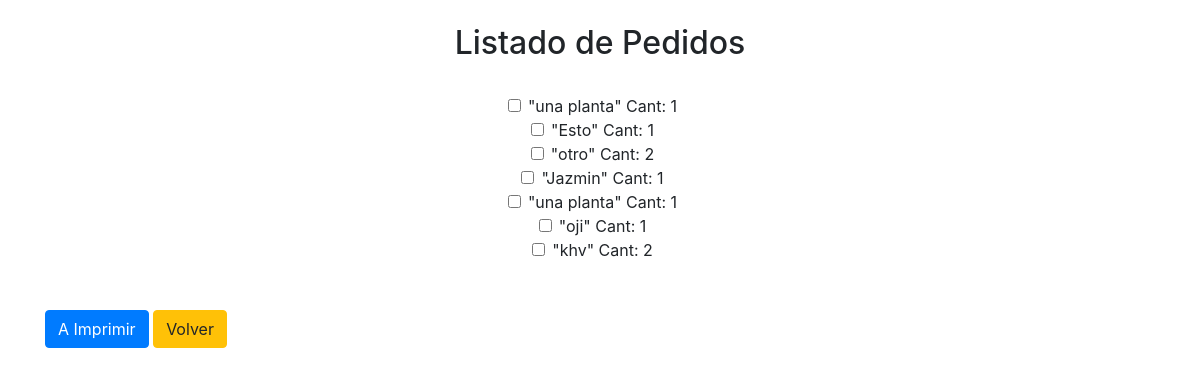
The app's page /listarPedidosCargar/ with its own data.
### plantasapp/models.py (models this page shows, shortened)
class Pedido(models.Model):
    comprador = models.ForeignKey('Comprador', on_delete=models.SET_NULL, null=True)
    pedido = models.CharField(max_length=25)
    cant = models.IntegerField(null=True)
    pu = models.FloatField(null=True)
    a_entregar = models.BooleanField(default=False)
    class Meta:
        verbose_name_plural = 'Pedidos'

### plantasapp/views.py (the view, shortened to what this page needs)
# urls.py: path('listarPedidosCargar/', views.listar_pedidos_cargar, name='listaCargar'),
def listar_pedidos_cargar(request):
    pedidos = Pedido.objects.filter(a_entregar=True)
    return render(request, 'listar_pedidos_cargar.html', {'pedidos': pedidos})

### plantasapp/templates/listar_pedidos_cargar.html (shortened to what this page needs)
{% extends 'base.html' %}
{% block content %}
<body>
<div class="row">
    <div class="col-md-6 mx-auto">
        <br>
        <h2 align="center">Listado de Pedidos</h2>
        <br>
    </div>
</div>
<form method="POST">
    {% for ped in pedidos %}
<div class="row" align="center">
    <div class="col form-check">
        <input type="checkbox" class="form-check-input" id="checkk" value="yes" name= {{ped.pk}}>
        <label class="form-check-label" for="checkk">"{{ped.pedido}}" Cant: {{ped.cant}}</label>
    </div>
</div>
{% endfor %}
    <br>
    <br>
    <input type="submit" value="A Imprimir" class="btn btn-primary">
    <a class="btn btn-warning" href="/">Volver</a>
</form>
</body>
{% endblock %}

### records on screen
Pedido: pedido "una planta", cant "1"
Pedido: pedido "Esto", cant "1"
Pedido: pedido "otro", cant "2"
Pedido: pedido "Jazmin", cant "1"
Pedido: pedido "una planta", cant "1"
Pedido: pedido "oji", cant "1"
Pedido: pedido "khv", cant "2"
